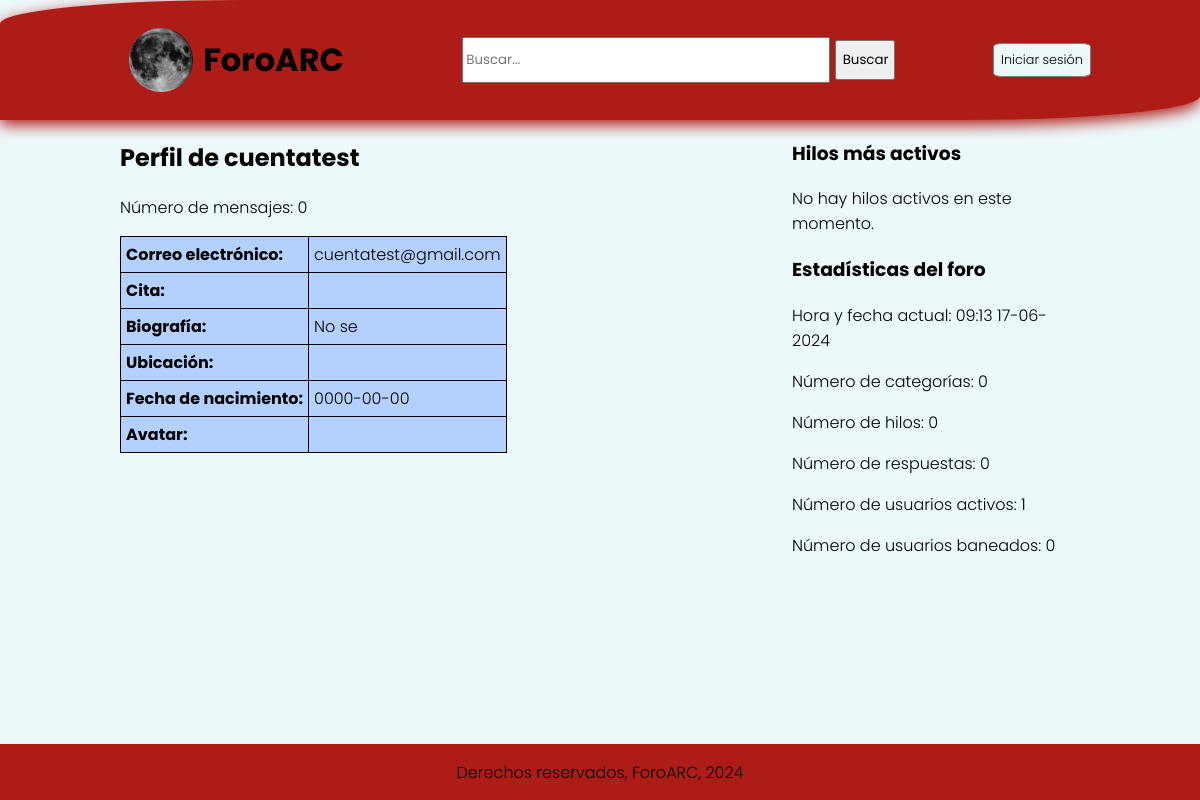
Screenshot of /foroarc/perfil.php?id_usuario=1 with the database file from the repository.
### tables this page shows
CREATE TABLE `usuarios` (
  `id_usuario` int(11) NOT NULL,
  `id_rol` int(11) NOT NULL DEFAULT 3,
  `nombre_usuario` varchar(255) NOT NULL,
  `correo_electronico` varchar(255) NOT NULL,
  `contrasena` varchar(255) NOT NULL DEFAULT '',
  `cita` varchar(100) DEFAULT NULL,
  `biografia` text DEFAULT NULL,
  `ubicacion` varchar(255) DEFAULT NULL,
  `fecha_nacimiento` date DEFAULT NULL,
  `avatar` mediumblob DEFAULT NULL,
  `estado` tinyint(4) NOT NULL DEFAULT 1
);

### foroarc/perfil.php (the view, shortened to what this page needs)
<?php
    include("conexion.php");
    $conexion->select_db("foroarc");
?>
<!DOCTYPE html>
<html lang="es">
<head>
    <link type="text/css" rel="stylesheet" href="./css/header.css">
    <link type="text/css" rel="stylesheet" href="./css/footer.css">
    <link type="text/css" rel="stylesheet" href="./css/perfil.css">
</head>
<body>
    <header>
        <?php
        include("fragmentos_php/header.php");
        ?>
    </header>
    <main>
        <div id="contenido">
            <div id="perfil">
                <?php
                if (isset($_GET['id_usuario'])) {
                    $id_usuario = $_GET['id_usuario'];
                } else {
                    $id_usuario = $_SESSION["id_usuario"];
                }
                $stmt = $conexion->prepare("SELECT * FROM usuarios WHERE id_usuario = ?");
                $stmt->bind_param("i", $id_usuario);
                $stmt->execute();
                $resultado = $stmt->get_result();
                if ($resultado->num_rows > 0) {
                    $fila = $resultado->fetch_assoc();
                    echo '<h2>Perfil de ' . $fila["nombre_usuario"]. '</h2>';
                    $stmt_respuestas = $conexion->prepare("SELECT COUNT(*) AS num_respuestas FROM respuestas WHERE id_usuario = ?");
                    $stmt_respuestas->bind_param("i", $id_usuario);
                    $stmt_respuestas->execute();
                    $resultado_respuestas = $stmt_respuestas->get_result();
                    $fila_respuestas = $resultado_respuestas->fetch_assoc();
                    $num_respuestas = $fila_respuestas["num_respuestas"];
                    $stmt_hilos = $conexion->prepare("SELECT COUNT(*) AS num_hilos FROM hilos WHERE id_usuario = ?");
                    $stmt_hilos->bind_param("i", $id_usuario);
                    $stmt_hilos->execute();
                    $resultado_hilos = $stmt_hilos->get_result();
                    $fila_hilos = $resultado_hilos->fetch_assoc();
                    $num_hilos = $fila_hilos["num_hilos"];
                    $contador_mensajes = $num_respuestas + $num_hilos;
                    echo '<p>Número de mensajes: ' . $contador_mensajes. '</p>';
                    echo '<table>';
                    echo '<tr><td><b>Correo electrónico:</b></td><td>' . $fila["correo_electronico"]. '</td>';
                    echo '<tr><td><b>Cita:</b></td><td>' . $fila["cita"]. '</td>';
                    echo '<tr><td><b>Biografía:</b></td><td>' . $fila["biografia"]. '</td>';
                    echo '<tr><td><b>Ubicación:</b></td><td>' . $fila["ubicacion"]. '</td>';
                    echo '<tr><td><b>Fecha de nacimiento:</b></td><td>' . $fila["fecha_nacimiento"]. '</td>';
                    echo '<tr><td><b>Avatar:</b></td><td>';
                    echo '</td></tr>';
                    echo '</table>';
                } else {
                    echo "No se encontró el usuario.";
                }
                ?>
            </div>
            <div id="extra">
                <?php include("fragmentos_php/extra.php"); ?>
            </div>
        </div>
    </main>
    <footer>
        <?php include("fragmentos_php/footer.php"); ?>
    </footer>
</body>
</html>

### foroarc/fragmentos_php/header.php (shortened to what this page needs)
<div>
    <a href="./index.php" id="logo">
        <img src="./img/logoARC.png" alt="Logo del ForoARC">
        <h1>ForoARC</h1>
    </a>
    <div id="buscador">
        <form method="GET" action="buscador.php">
            <input type="text" name="buscador" placeholder="Buscar..." maxlength="500" required>
            <input type="submit" value="Buscar">
        </form>
    </div>
    <div id="cosasCuenta">
        <?php
        if(!isset($_SESSION["id_rol"])){
            echo '<a id="btnIniciarSesion" class="btnSesion" href="iniciarSesion.php">Iniciar sesión</a>';
        }
        ?>
    </div>
</div>

### foroarc/fragmentos_php/extra.php (shortened to what this page needs)
<div id="hilos-activos">
    <h3>Hilos más activos</h3>
    <?php
        $ahora = new DateTime();
        $ayer = $ahora->sub(new DateInterval('P1D'))->format('Y-m-d H:i:s');
        $sql = "
            SELECT h.id_hilo, h.titulo_tema, u.id_usuario, u.nombre_usuario, c.id_categoria, c.nombre_categoria, COUNT(r.id_respuesta) AS num_respuestas
            FROM hilos h
            JOIN usuarios u ON h.id_usuario = u.id_usuario
            JOIN categorias c ON h.id_categoria = c.id_categoria
            LEFT JOIN respuestas r ON h.id_hilo = r.id_hilo AND r.fecha_respuesta > ?
            GROUP BY h.id_hilo, h.titulo_tema, u.id_usuario, u.nombre_usuario, c.id_categoria, c.nombre_categoria
            ORDER BY num_respuestas DESC
            LIMIT 3
        ";
        $stmt = $conexion->prepare($sql);
        $stmt->bind_param("s", $ayer);
        $stmt->execute();
        $resultado = $stmt->get_result();
        if ($resultado->num_rows > 0) {
            while ($fila = $resultado->fetch_assoc()) {
                echo '<div class="hilo-activo">';
                echo '<p><a href="mostrarHilo.php?id=' . $fila["id_hilo"] . '">' . $fila["titulo_tema"] . '</a> en la categoría <a href="mostrarCategoria.php?id=' . $fila["id_categoria"] . '">' . $fila["nombre_categoria"] . '</a> por <a href="perfil.php?id_usuario=' . $fila["id_usuario"] . '">' . $fila["nombre_usuario"] . '</a></p>';
                echo '</div>';
            }
        } else {
            echo "No hay hilos activos en este momento.";
        }
    ?>
</div>
<div id="estadisticas">
    <h3>Estadísticas del foro</h3>
    <?php
        echo '<p>Hora y fecha actual: ' . date('H:i d-m-Y') . '</p>';
        $stmt = $conexion->prepare("SELECT COUNT(*) AS num_categorias FROM categorias");
        $stmt->execute();
        $resultado = $stmt->get_result();
        $fila = $resultado->fetch_assoc();
        echo '<p>Número de categorías: ' . $fila["num_categorias"] . '</p>';
        $stmt = $conexion->prepare("SELECT COUNT(*) AS num_hilos FROM hilos");
        $stmt->execute();
        $resultado = $stmt->get_result();
        $fila = $resultado->fetch_assoc();
        echo '<p>Número de hilos: ' . $fila["num_hilos"] . '</p>';
        $stmt = $conexion->prepare("SELECT COUNT(*) AS num_respuestas FROM respuestas");
        $stmt->execute();
        $resultado = $stmt->get_result();
        $fila = $resultado->fetch_assoc();
        echo '<p>Número de respuestas: ' . $fila["num_respuestas"] . '</p>';
        $stmt = $conexion->prepare("SELECT COUNT(*) AS num_usuarios_activos FROM usuarios WHERE estado = 1");
        $stmt->execute();
        $resultado = $stmt->get_result();
        $fila = $resultado->fetch_assoc();
        echo '<p>Número de usuarios activos: ' . $fila["num_usuarios_activos"] . '</p>';
        $stmt = $conexion->prepare("SELECT COUNT(*) AS num_usuarios_baneados FROM usuarios WHERE estado = 0");
        $stmt->execute();
        $resultado = $stmt->get_result();
        $fila = $resultado->fetch_assoc();
        echo '<p>Número de usuarios baneados: ' . $fila["num_usuarios_baneados"] . '</p>';
    ?>
</div>

### foroarc/fragmentos_php/footer.php
<div id="contenido_pie">
    <p>Derechos reservados, ForoARC, 2024</p>
</div>

### foroarc/css/header.css (style rules this page uses)
* { text-decoration: none; color: black; }
header { display: flex; align-items: center; padding: 0 5vw 0; background-color: rgb(173, 28, 23); box-shadow: 0px 5px 15px rgba(173, 28, 23, 1); border-radius: 20% 0%; height: 15vh; }
header > div { width: 100%; display: flex; align-items: center; justify-content: space-around; }
header #logo { display: flex; align-items: center; text-decoration: none; gap: 10px; color: black; padding: 0 20px; border-radius: 20%; transition: .2s; }
header img { width: 4em; }
#buscador input { width: 30vw; height: 40px; }
#buscador input[type="submit"] { width: 5vw; }
#cosasCuenta { display: flex; flex-direction: column; align-items: center; }
.btnSesion { background-color: #edf8fa; border: 1px solid grey; border-radius: 10%; padding: 7px; text-decoration: none; font-size: .8em; color: black; transition: .2s; }

### foroarc/css/footer.css (style rules this page uses)
* { text-decoration: none; color: black; }
footer { padding-top: 4vh; }
#contenido_pie { display: flex; justify-content: space-evenly; align-items: center; background-color: rgb(173, 28, 23); color: #ffffff; height: 7vh; }
#contenido_pie p { margin: 0; }

### foroarc/css/perfil.css (style rules this page uses)
* { text-decoration: none; color: black; font-family: 'Poppins', sans-serif; }
body { display: flex; flex-direction: column; min-height: 100vh; margin: 0; background-color: #edf8fa; font-weight: 300; }
main { display: flex; flex-grow: 1; justify-content: center; }
#contenido { display: flex; width: 80vw; justify-content: space-between; }
#perfil { width: 60%; }
#perfil table { border: 1px solid black; border-collapse: collapse; background-color: rgb(179, 208, 255); margin-bottom: 20px; }
#perfil table td,tr { word-wrap: break-word; max-width: 20vw; border: 1px solid black; padding: 5px; }
#extra { width: 30%; }

### rows the page displays
usuarios: nombre_usuario "cuentatest", correo_electronico "cuentatest@gmail.com", biografia "No se", fecha_nacimiento "0000-00-00"

### other values shown
$contador_mensajes "0"
$fila["num_categorias"] "0"
$fila["num_hilos"] "0"
$fila["num_respuestas"] "0"
$fila["num_usuarios_activos"] "1"
$fila["num_usuarios_baneados"] "0"
